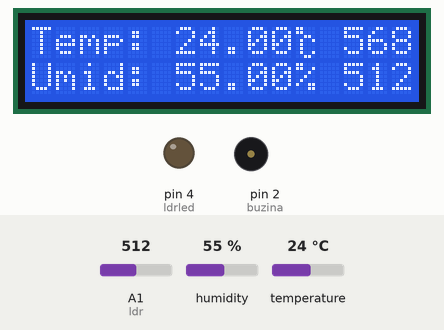
Recording of a sketch running on a simulated Arduino Uno, built with avr-gcc and run on an emulated ATmega328P. Parts: 16×2 character LCD, output pins drawn as LEDs (lit = HIGH), buzzer (waves = sounding). Inputs (shaded band) come from the test bench; at power-on: A1 (ldr) = 512, humidity 55 %, temperature 24 °C.

Above: at 5.8 s.
5.9 s: A1 (ldr) set to 464
At 7.4 s:
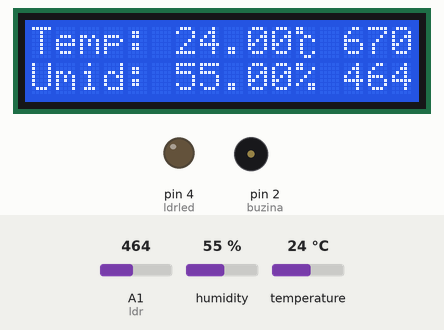
9.2 s: A1 (ldr) set to 433
At 10.5 s:
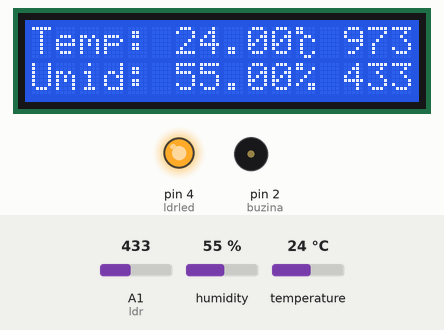
13.3 s: humidity set to 22 %
At 14.4 s:
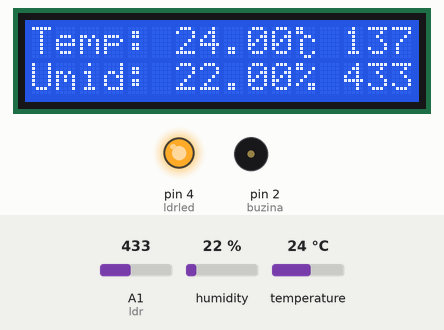
16.2 s: temperature set to 12 °C
At 17.6 s:
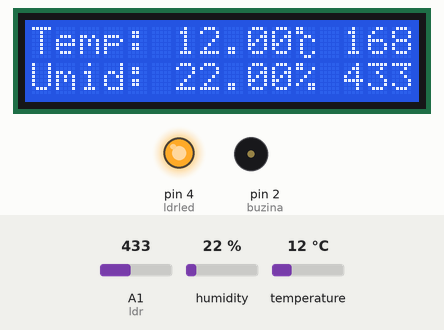
19.3 s: humidity set to 40 %
At 20.2 s:
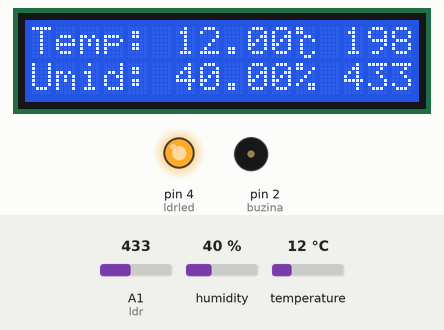
22.3 s: A1 (ldr) set to 460
At 23.6 s:
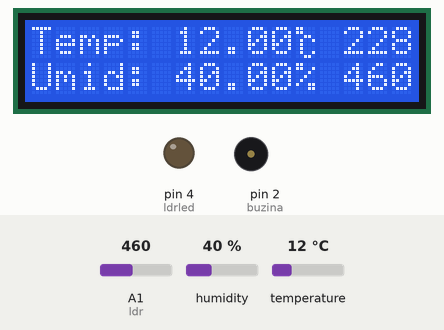
Timing chart, 0 to 25.3 s (numbered marks = the images above; inputs shaded):
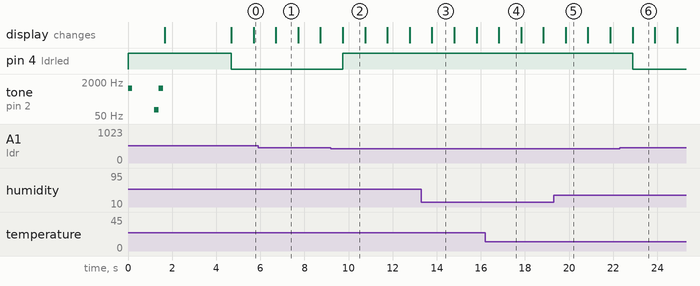

Measured:
- the behaviour switches between 451 and 450 on A1 (ldr) (found by bisection; images 1 and 2)
- after the input at 9.2 s, pin 4 (ldrled): LOW → HIGH after 0.54 s
- after the input at 22.3 s, pin 4 (ldrled): HIGH → LOW after 0.58 s
- what the display in image 1 shows lasts 1.0 s, from 6.7 s to 7.7 s

The sketch:

Relogio_base2.ino
```cpp
#include <LiquidCrystal.h>
#include <Adafruit_Sensor.h>
#include <DHT.h>
#include <DHT_U.h>
#include "SPI.h"

#define DHTPIN 6 // pin connected to the temperature sensor
#define DHTTYPE DHT11 //DHT22
DHT_Unified dht(DHTPIN, DHTTYPE);

LiquidCrystal lcd(7, 8, 9, 10, 11, 12);

int ldr = A1;
int ldrval = 0;
int ldrled = 4;
int buzina = 2;

//Array simbolo grau
byte grauC[8] ={
                B11000,
                B11000,
                B00110,
                B01001,
                B01000,
                B01000,
                B01001,
                B00110
                        };
sensors_event_t event;  //Evento para receber os valores do sensor de temp/umid

void setup() {
  pinMode(ldr, INPUT);  //Define o 'ldr' como pine de entrada
  pinMode(ldrled, OUTPUT);  //Define o 'ldrled' com pino de saida

  digitalWrite(ldrled, HIGH);

  tone(buzina,1000,1000);
  delay(200);
  noTone(buzina);
  delay(1000);
  tone(buzina,100,1000);
  delay(200);
  noTone(buzina);
  tone(buzina,1000);
  delay(200);
  noTone(buzina);

  lcd.begin(16, 2); //Seta curso na coluna e linha
  lcd.setCursor(0, 0);  //Seta curso na coluna e linha
  lcd.print(" Hello, World!!");  //Imprime mensagem do LCD
  lcd.setCursor(0, 1);  //Seta curso na coluna e linha
  lcd.print("OI sou o Babuino");  //Imprime mensagem do LCD
  delay(3000);  //Aguarda 2seg
  lcd.clear();  //Limpa tela
  lcd.createChar(0, grauC); //Cria caractere de grau e C
  dht.begin();  //Inicia sensor DHT11
 }

void loop(){
//  sensors_event_t event;  //Evento para receber os valores do sensor de temp/umid
  tarefa1();  // Imprime Temperatura
  tarefa2();  // Imprime Umidade
  tarefa3();  // Imprime LDR
  tarefa4();  // Controla led Display
  delay(1000);
 }

void tarefa1(){ // Imprime Temperatura
  lcd.setCursor(0, 0);  //Seta curso na coluna e linha
  lcd.print("Temp: ");  //Imprime mensagem do LCD
  lcd.setCursor(6, 0);  //Seta curso na coluna e linha
  dht.temperature().getEvent(&event); //Recebe temperatura do sensor
  if (!isnan(event.temperature))  //Valida se valor é numerico (se não é isnan)
  {
    lcd.print(event.temperature);
   }
  //Seta Cursor
  lcd.setCursor(11, 0);
  //lcd.print((char) 223); //imprime º - Outra forma de imprimir o grau
  //lcd.setCursor(12, 0);  //Seta curso na coluna e linha
  //lcd.print("C"); //Imprime mensagem do LCD
  lcd.write((byte)0); //caracrete de grau + C, montado anteriormente
}

void tarefa2(){
//Imprime Umidade
  lcd.setCursor(0, 1);
  lcd.print("Umid: ");
  lcd.setCursor(6, 1);
  dht.humidity().getEvent(&event);
   if (!isnan(event.relative_humidity))
  {
    lcd.print(event.relative_humidity);
  }
  lcd.setCursor(11, 1);
  //lcd.print("%");
  lcd.print((char) 37); //imprime %
}

// Controla led Display
void tarefa3(){
  lcd.setCursor(13, 0);
  //lcd.print("LDR");
  lcd.println(millis());
  lcd.setCursor(13, 1);
  ldrval = analogRead(ldr);
  lcd.print(ldrval);
}

// Controla led Display
void tarefa4(){
  if (ldrval>450) {
    digitalWrite(ldrled, LOW);
    }
  else  {
    digitalWrite(ldrled, HIGH);
    }
}
```
